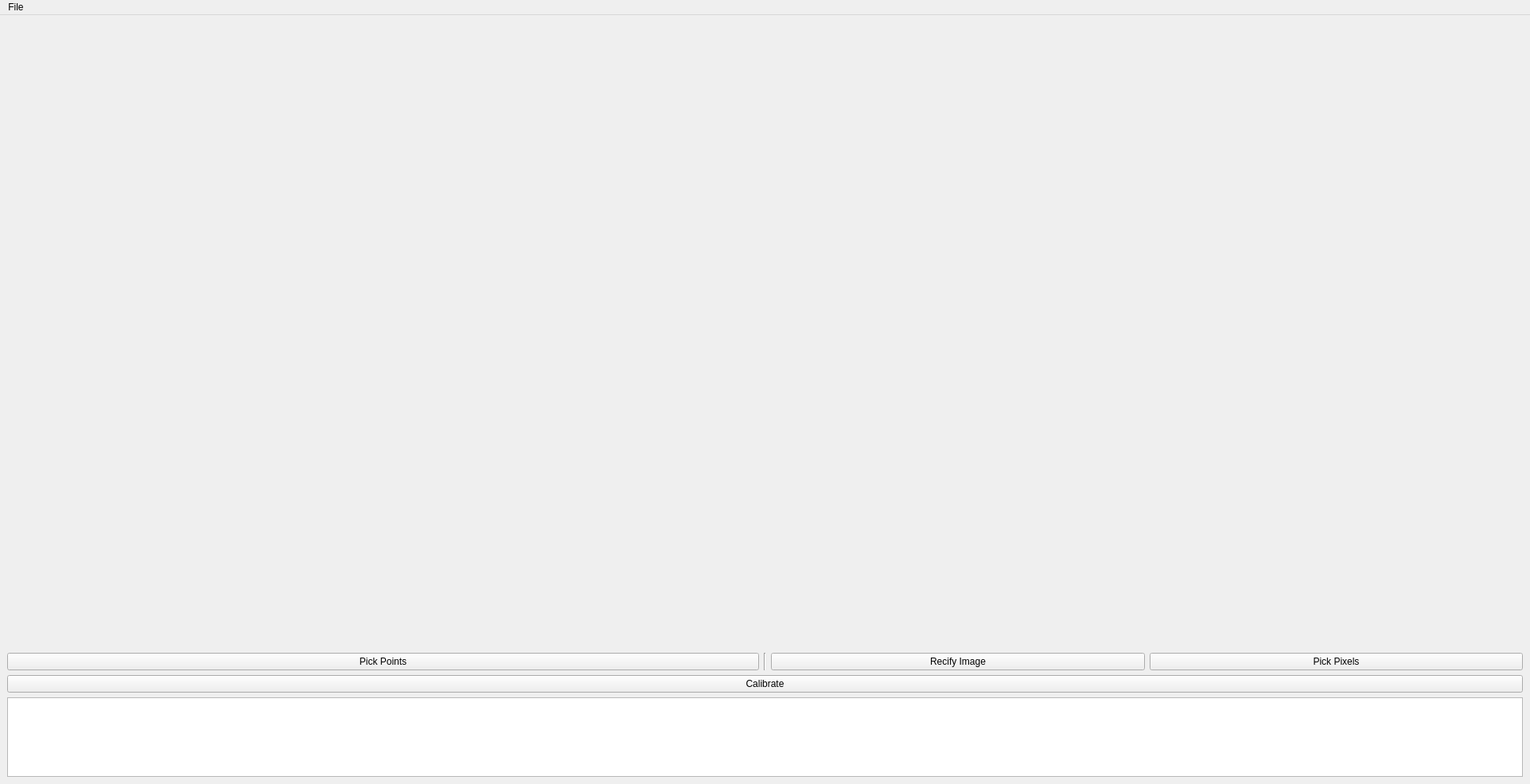
<?xml version="1.0" encoding="UTF-8"?>
<ui version="4.0">
 <class>CalibrationWindow</class>
 <widget class="QMainWindow" name="CalibrationWindow">
  <property name="geometry">
   <rect>
    <x>0</x>
    <y>0</y>
    <width>1923</width>
    <height>986</height>
   </rect>
  </property>
  <property name="windowTitle">
   <string>Laser-Camera Calibration</string>
  </property>
  <widget class="QWidget" name="centralwidget">
   <layout class="QVBoxLayout" name="verticalLayout">
    <item>
     <layout class="QHBoxLayout" name="horizontalLayout">
      <property name="sizeConstraint">
       <enum>QLayout::SetMaximumSize</enum>
      </property>
      <item>
       <widget class="QGLViewer" name="GLviewer" native="true">
        <property name="sizePolicy">
         <sizepolicy hsizetype="Expanding" vsizetype="Expanding">
          <horstretch>1</horstretch>
          <verstretch>1</verstretch>
         </sizepolicy>
        </property>
        <property name="focusPolicy">
         <enum>Qt::ClickFocus</enum>
        </property>
       </widget>
      </item>
      <item>
       <spacer name="ViewportSeparator">
        <property name="orientation">
         <enum>Qt::Horizontal</enum>
        </property>
        <property name="sizeType">
         <enum>QSizePolicy::Maximum</enum>
        </property>
        <property name="sizeHint" stdset="0">
         <size>
          <width>20</width>
          <height>20</height>
         </size>
        </property>
       </spacer>
      </item>
      <item>
       <widget class="ImageViewer" name="imageViewer" native="true">
        <property name="sizePolicy">
         <sizepolicy hsizetype="Expanding" vsizetype="Expanding">
          <horstretch>1</horstretch>
          <verstretch>1</verstretch>
         </sizepolicy>
        </property>
       </widget>
      </item>
     </layout>
    </item>
    <item>
     <layout class="QHBoxLayout" name="ToolbarSection">
      <item>
       <layout class="QHBoxLayout" name="Toolbar3D">
        <item>
         <widget class="QPushButton" name="PointPick">
          <property name="text">
           <string>Pick Points</string>
          </property>
          <property name="checkable">
           <bool>true</bool>
          </property>
          <property name="checked">
           <bool>false</bool>
          </property>
         </widget>
        </item>
       </layout>
      </item>
      <item>
       <widget class="Line" name="ToolbarDivider">
        <property name="orientation">
         <enum>Qt::Vertical</enum>
        </property>
       </widget>
      </item>
      <item>
       <layout class="QHBoxLayout" name="Toolbar2D">
        <item>
         <widget class="QPushButton" name="RectifyButton">
          <property name="text">
           <string>Recify Image</string>
          </property>
          <property name="checkable">
           <bool>true</bool>
          </property>
          <property name="checked">
           <bool>false</bool>
          </property>
         </widget>
        </item>
        <item>
         <widget class="QPushButton" name="PixelPick">
          <property name="enabled">
           <bool>true</bool>
          </property>
          <property name="text">
           <string>Pick Pixels</string>
          </property>
          <property name="checkable">
           <bool>true</bool>
          </property>
         </widget>
        </item>
       </layout>
      </item>
     </layout>
    </item>
    <item>
     <widget class="QPushButton" name="pushOptimize">
      <property name="text">
       <string>Calibrate</string>
      </property>
     </widget>
    </item>
    <item>
     <widget class="QPlainTextEdit" name="consoleLog">
      <property name="sizePolicy">
       <sizepolicy hsizetype="Expanding" vsizetype="Expanding">
        <horstretch>0</horstretch>
        <verstretch>0</verstretch>
       </sizepolicy>
      </property>
      <property name="minimumSize">
       <size>
        <width>0</width>
        <height>25</height>
       </size>
      </property>
      <property name="maximumSize">
       <size>
        <width>16777215</width>
        <height>100</height>
       </size>
      </property>
      <property name="readOnly">
       <bool>false</bool>
      </property>
      <property name="plainText">
       <string/>
      </property>
     </widget>
    </item>
   </layout>
  </widget>
  <widget class="QMenuBar" name="menubar">
   <property name="geometry">
    <rect>
     <x>0</x>
     <y>0</y>
     <width>1923</width>
     <height>22</height>
    </rect>
   </property>
   <widget class="QMenu" name="menuArquivo">
    <property name="title">
     <string>File</string>
    </property>
    <addaction name="actionAbrir"/>
    <addaction name="actionAbrir_Imagem"/>
    <addaction name="actionSet_camera_model"/>
   </widget>
   <addaction name="menuArquivo"/>
  </widget>
  <action name="actionAbrir">
   <property name="text">
    <string>Open point cloud...</string>
   </property>
  </action>
  <action name="actionAbrir_Imagem">
   <property name="text">
    <string>Open image...</string>
   </property>
  </action>
  <action name="actionSet_camera_model">
   <property name="text">
    <string>Set camera model...</string>
   </property>
  </action>
 </widget>
 <customwidgets>
  <customwidget>
   <class>QGLViewer</class>
   <extends>QWidget</extends>
   <header location="global">qgl_viewer.h</header>
  </customwidget>
  <customwidget>
   <class>ImageViewer</class>
   <extends>QWidget</extends>
   <header>image_viewer.h</header>
   <container>1</container>
  </customwidget>
 </customwidgets>
 <resources/>
 <connections/>
</ui>
